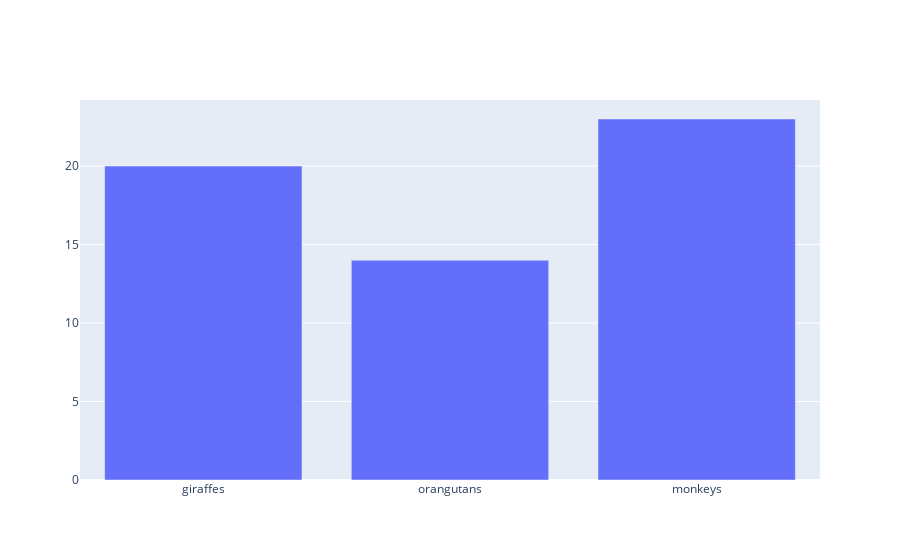

The code cell stored with this chart in its notebook:
### Markdown cell above
# Bar

## Основные параметры функции Bar
1) x

2) y

3) name  # имя данных 

4) marker_color - цвет баров

5) width - ширина bara

6) barmode='' - stack, group - параметр fig.update_layout()

### Code cell
animals=['giraffes', 'orangutans', 'monkeys']

fig = go.Figure([go.Bar(x=animals, y=[20, 14, 23])])
fig.show()

### Figure 1 — Plotly figure (JSON) as saved in the notebook; plotly's stock layout.template omitted (floating-point values rounded to 4 significant figures)
{"data": [{"type": "bar", "x": ["giraffes", "orangutans", "monkeys"], "y": [20, 14, 23]}], "layout": {}}
